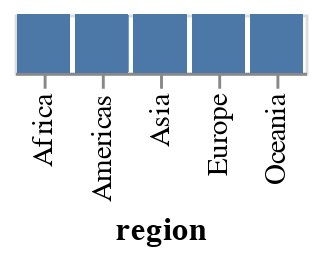

The notebook cell this image was saved under:
### Markdown cell above
- **DATA**: Your dataset (pandas DataFrame)
- **TYPE**: The geometric shape (point, bar, line, etc.)
- **MAPPINGS**: How data fields map to visual properties (x, y, color, etc.)

---

## Part 2: Data Attribute Types

The first ingredient in effective visualization is the input data. Data values can represent different forms of measurement. What kinds of comparisons do those measurements support? And what kinds of visual encodings then support those comparisons?

Data types in visualization grammars are different from data types in programming (e.g. `int`, `float`, `string`, etc). In visualization, data is characterized as nominal/categorical, ordered, quantitative and in some grammars as temporal.

We will start by looking at the basic data types that Altair uses to inform visual encoding choices. These data types determine the kinds of comparisons we can make, and thereby guide our visualization design decisions.

### Nominal (N)

**Nominal** data represent discrete categories or groups. With nominal data we can compare the *equality* of values: *is value A the same or different than value B? (A = B)*, supporting statements like "A is equal to B" or "A is not equal to B". In the dataset above, the `country` field is nominal.

Here we can compare the equality of countries: the country value for the first row is "Afghanistan", the country value for the fourth row is "Angola", and Afghanistan ≠ Angola.

Example nominal values include movie genres (action, comedy, drama, etc.), product categories (electronics, books, clothing), and in our dataset: country names and world regions.

Let's see how nominal data affects visualization:

### Code cell
# First, let's look at the region field (nominal data)
print("Unique regions:", data2000['region'].unique())

# Simple bar chart using nominal data
alt.Chart(data2000).mark_bar().encode(
    x='region:N'  # :N explicitly tells Altair this is nominal data
)

### Figure 1 — Vega-Lite specification as saved in the notebook (floating-point values rounded to 4 significant figures; data arrays with more than 128 entries replaced by an {"elided": "..."} marker saying what was removed)
{"config": {"view": {"continuousWidth": 300, "continuousHeight": 300}}, "data": {"name": "data-4df4e1ffbcd2b5b282b2ea5618688686"}, "mark": {"type": "bar"}, "encoding": {"x": {"field": "region", "type": "nominal"}}, "$schema": "https://vega.github.io/schema/vega-lite/v5.20.1.json", "datasets": {"data-4df4e1ffbcd2b5b282b2ea5618688686": {"elided": "178 records"}}}
